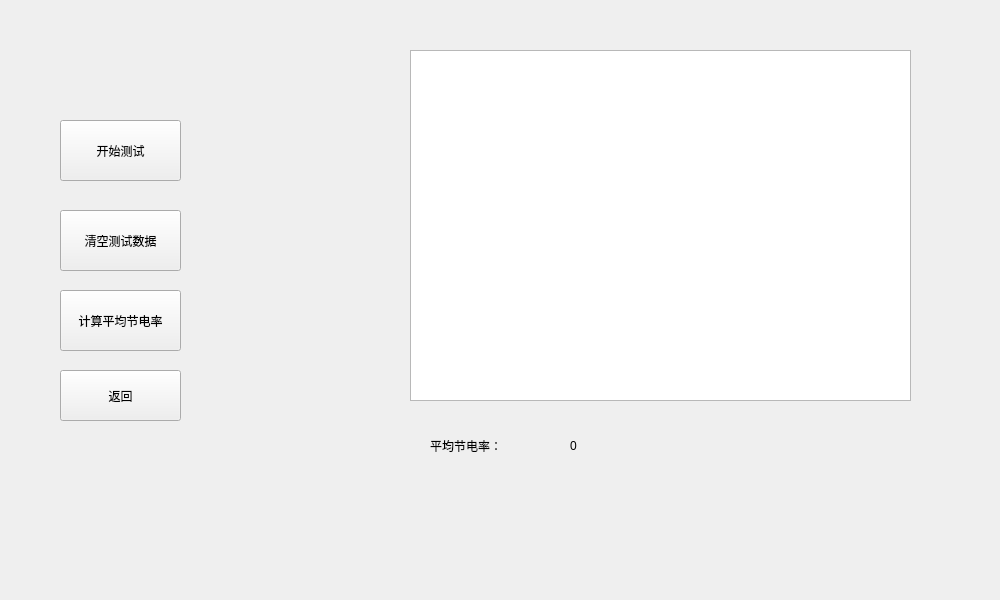
<?xml version="1.0" encoding="UTF-8"?>
<ui version="4.0">
 <class>TestWindow</class>
 <widget class="QWidget" name="TestWindow">
  <property name="geometry">
   <rect>
    <x>0</x>
    <y>0</y>
    <width>1000</width>
    <height>600</height>
   </rect>
  </property>
  <property name="windowTitle">
   <string>Form</string>
  </property>
  <widget class="QPushButton" name="beginTest">
   <property name="geometry">
    <rect>
     <x>60</x>
     <y>120</y>
     <width>121</width>
     <height>61</height>
    </rect>
   </property>
   <property name="text">
    <string>开始测试</string>
   </property>
  </widget>
  <widget class="QPushButton" name="clearTestRecords">
   <property name="geometry">
    <rect>
     <x>60</x>
     <y>210</y>
     <width>121</width>
     <height>61</height>
    </rect>
   </property>
   <property name="text">
    <string>清空测试数据</string>
   </property>
  </widget>
  <widget class="QTableView" name="testTable">
   <property name="geometry">
    <rect>
     <x>410</x>
     <y>50</y>
     <width>501</width>
     <height>351</height>
    </rect>
   </property>
  </widget>
  <widget class="QPushButton" name="returnBtn">
   <property name="geometry">
    <rect>
     <x>60</x>
     <y>370</y>
     <width>121</width>
     <height>51</height>
    </rect>
   </property>
   <property name="text">
    <string>返回</string>
   </property>
   <property name="icon">
    <iconset resource="icon.qrc">
     <normaloff>:/icon/return.ico</normaloff>:/icon/return.ico</iconset>
   </property>
   <property name="iconSize">
    <size>
     <width>32</width>
     <height>32</height>
    </size>
   </property>
   <property name="flat">
    <bool>false</bool>
   </property>
  </widget>
  <widget class="QPushButton" name="calculateRatioButton">
   <property name="geometry">
    <rect>
     <x>60</x>
     <y>290</y>
     <width>121</width>
     <height>61</height>
    </rect>
   </property>
   <property name="text">
    <string>计算平均节电率</string>
   </property>
  </widget>
  <widget class="QLabel" name="label">
   <property name="geometry">
    <rect>
     <x>430</x>
     <y>430</y>
     <width>111</width>
     <height>31</height>
    </rect>
   </property>
   <property name="text">
    <string>平均节电率：</string>
   </property>
  </widget>
  <widget class="QLabel" name="averageRatioLabel">
   <property name="geometry">
    <rect>
     <x>570</x>
     <y>430</y>
     <width>111</width>
     <height>31</height>
    </rect>
   </property>
   <property name="text">
    <string>0</string>
   </property>
  </widget>
 </widget>
 <resources>
  <include location="icon.qrc"/>
 </resources>
 <connections/>
</ui>
